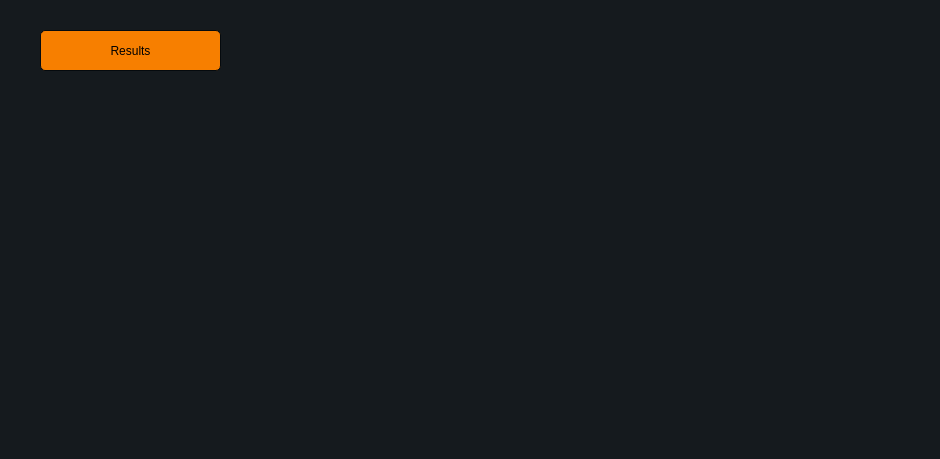
<?xml version="1.0" encoding="UTF-8"?>
<ui version="4.0">
 <class>Form</class>
 <widget class="QWidget" name="Form">
  <property name="geometry">
   <rect>
    <x>0</x>
    <y>0</y>
    <width>940</width>
    <height>459</height>
   </rect>
  </property>
  <property name="windowTitle">
   <string>MainWindow</string>
  </property>
  <property name="styleSheet">
   <string notr="true">QMainWindow , QWidget{
	background-color:#151a1e;
}
QCalendar {
	background-color: #151a1e;
}
QTextEdit {
	border-width: 1px;
	border-style: solid;
	border-color: #4fa08b;
	background-color: #222b2e;
	color: #d3dae3;
}
QPlainTextEdit {
	border-width: 1px;
	border-style: solid;
	border-color: #4fa08b;
	background-color: #222b2e;
	color: #d3dae3;
}
QToolButton {
	border-style: solid;
	border-top-color: qlineargradient(spread:pad, x1:0.5, y1:1, x2:0.5, y2:0, stop:0 rgb(215, 215, 215), stop:1 rgb(222, 222, 222));
	border-right-color: qlineargradient(spread:pad, x1:0, y1:0.5, x2:1, y2:0.5, stop:0 rgb(217, 217, 217), stop:1 rgb(227, 227, 227));
	border-left-color: qlineargradient(spread:pad, x1:0, y1:0.5, x2:1, y2:0.5, stop:0 rgb(227, 227, 227), stop:1 rgb(217, 217, 217));
	border-bottom-color: qlineargradient(spread:pad, x1:0.5, y1:1, x2:0.5, y2:0, stop:0 rgb(215, 215, 215), stop:1 rgb(222, 222, 222));
	border-width: 1px;
	border-radius: 5px;
	color: #d3dae3;
	padding: 2px;
	background-color: rgb(255,255,255);
}
QToolButton:hover{
	border-style: solid;
	border-top-color: qlineargradient(spread:pad, x1:0.5, y1:1, x2:0.5, y2:0, stop:0 rgb(195, 195, 195), stop:1 rgb(222, 222, 222));
	border-right-color: qlineargradient(spread:pad, x1:0, y1:0.5, x2:1, y2:0.5, stop:0 rgb(197, 197, 197), stop:1 rgb(227, 227, 227));
	border-left-color: qlineargradient(spread:pad, x1:0, y1:0.5, x2:1, y2:0.5, stop:0 rgb(227, 227, 227), stop:1 rgb(197, 197, 197));
	border-bottom-color: qlineargradient(spread:pad, x1:0.5, y1:1, x2:0.5, y2:0, stop:0 rgb(195, 195, 195), stop:1 rgb(222, 222, 222));
	border-width: 1px;
	border-radius: 5px;
	color: rgb(0,0,0);
	padding: 2px;
	background-color: rgb(255,255,255);
}
QToolButton:pressed{
	border-style: solid;
	border-top-color: qlineargradient(spread:pad, x1:0.5, y1:1, x2:0.5, y2:0, stop:0 rgb(215, 215, 215), stop:1 rgb(222, 222, 222));
	border-right-color: qlineargradient(spread:pad, x1:0, y1:0.5, x2:1, y2:0.5, stop:0 rgb(217, 217, 217), stop:1 rgb(227, 227, 227));
	border-left-color: qlineargradient(spread:pad, x1:0, y1:0.5, x2:1, y2:0.5, stop:0 rgb(227, 227, 227), stop:1 rgb(217, 217, 217));
	border-bottom-color: qlineargradient(spread:pad, x1:0.5, y1:1, x2:0.5, y2:0, stop:0 rgb(215, 215, 215), stop:1 rgb(222, 222, 222));
	border-width: 1px;
	border-radius: 5px;
	color: rgb(0,0,0);
	padding: 2px;
	background-color: rgb(142,142,142);
}
QPushButton{
	border-style: solid;
	border-color: #050a0e;
	border-width: 1px;
	border-radius: 5px;
	color: #d3dae3;
	padding: 2px;
	background-color: #151a1e;
}
QPushButton::default{
	border-style: solid;
	border-color: #050a0e;
	border-width: 1px;
	border-radius: 5px;
	color: #FFFFFF;
	padding: 2px;
	background-color: #151a1e;;
}
QPushButton:hover{
	border-style: solid;
	border-color: #050a0e;
	border-width: 1px;
	border-radius: 5px;
	color: #d3dae3;
	padding: 2px;
	background-color: #1c1f1f;
}
QPushButton:pressed{
	border-style: solid;
	border-color: #050a0e;
	border-width: 1px;
	border-radius: 5px;
	color: #d3dae3;
	padding: 2px;
	background-color: #2c2f2f;
}
QPushButton:disabled{
	border-style: solid;
	border-top-color: qlineargradient(spread:pad, x1:0.5, y1:1, x2:0.5, y2:0, stop:0 rgb(215, 215, 215), stop:1 rgb(222, 222, 222));
	border-right-color: qlineargradient(spread:pad, x1:0, y1:0.5, x2:1, y2:0.5, stop:0 rgb(217, 217, 217), stop:1 rgb(227, 227, 227));
	border-left-color: qlineargradient(spread:pad, x1:0, y1:0.5, x2:1, y2:0.5, stop:0 rgb(227, 227, 227), stop:1 rgb(217, 217, 217));
	border-bottom-color: qlineargradient(spread:pad, x1:0.5, y1:1, x2:0.5, y2:0, stop:0 rgb(215, 215, 215), stop:1 rgb(222, 222, 222));
	border-width: 1px;
	border-radius: 5px;
	color: #808086;
	padding: 2px;
	background-color: rgb(142,142,142);
}
QLineEdit {
	border-width: 1px;
	border-style: solid;
	border-color: #4fa08b;
	background-color: #222b2e;
	color: #d3dae3;
}
QLineEdit:disabled {
	border-width: 1px;
	border-style: solid;
	border-color: #4fa08b;
    background-color: #151a1e;
    color: #151a1e;    
}
QLCDNumber {
	color: #4d9b87;
}
QProgressBar {
	text-align: center;
	color: #d3dae3;
	border-radius: 10px;
	border-color: transparent;
	border-style: solid;
	background-color: #52595d;
}
QProgressBar::chunk {
	background-color: #214037	;
	border-radius: 10px;
}
QMenuBar {
	background-color: #151a1e;
}
QMenuBar::item {
	color: #d3dae3;
  	spacing: 3px;
  	padding: 1px 4px;
	background-color: #151a1e;
}

QMenuBar::item:selected {
  	background-color: #252a2e;
	color: #FFFFFF;
}
QMenu {
	background-color: #151a1e;
}
QMenu::item:selected {
	background-color: #252a2e;
	color: #FFFFFF;
}
QMenu::item {
	color: #d3dae3;
	background-color: #151a1e;
}
QTabWidget {
	color:rgb(0,0,0);
	background-color:#000000;
}
QTabWidget::pane {
		border-color: #050a0e;
		background-color: #1e282c;
		border-style: solid;
		border-width: 1px;
    	border-bottom-left-radius: 4px;
		border-bottom-right-radius: 4px;
}
QTabBar::tab:first {
	border-style: solid;
	border-left-width:1px;
	border-right-width:0px;
	border-top-width:1px;
	border-bottom-width:0px;
	border-top-color: #050a0e;
	border-left-color: #050a0e;
	border-bottom-color: #050a0e;
	border-top-left-radius: 4px;
	color: #d3dae3;
	padding: 3px;
	margin-left:0px;
	background-color: #151a1e;
}
QTabBar::tab:last {
	border-style: solid;
	border-top-width:1px;
	border-left-width:1px;
	border-right-width:1px;
	border-bottom-width:0px;
	border-color: #050a0e;
	border-top-right-radius: 4px;
	color: #d3dae3;
	padding: 3px;
	margin-left:0px;
	background-color: #151a1e;
}
QTabBar::tab {
	border-style: solid;
	border-top-width:1px;
	border-bottom-width:0px;
	border-left-width:1px;
	border-top-color: #050a0e;
	border-left-color: #050a0e;
	border-bottom-color: #050a0e;
	color: #d3dae3;
	padding: 3px;
	margin-left:0px;
	background-color: #151a1e;
}
QTabBar::tab:selected, QTabBar::tab:last:selected, QTabBar::tab:hover {
  	border-style: solid;
  	border-left-width:1px;
	border-bottom-width:0px;
	border-right-color: transparent;
	border-top-color: #050a0e;
	border-left-color: #050a0e;
	border-bottom-color: #050a0e;
	color: #FFFFFF;
	padding: 3px;
	margin-left:0px;
	background-color: #1e282c;
}

QTabBar::tab:selected, QTabBar::tab:first:selected, QTabBar::tab:hover {
  	border-style: solid;
  	border-left-width:1px;
  	border-bottom-width:0px;
  	border-top-width:1px;
	border-right-color: transparent;
	border-top-color: #050a0e;
	border-left-color: #050a0e;
	border-bottom-color: #050a0e;
	color: #FFFFFF;
	padding: 3px;
	margin-left:0px;
	background-color: #1e282c;
}

QCheckBox {
	color: #d3dae3;
	padding: 2px;
}
QCheckBox:disabled {
	color: #808086;
	padding: 2px;
}

QCheckBox:hover {
	border-radius:4px;
	border-style:solid;
	padding-left: 1px;
	padding-right: 1px;
	padding-bottom: 1px;
	padding-top: 1px;
	border-width:1px;
	border-color: transparent;
}
QCheckBox::indicator:checked {

	height: 10px;
	width: 10px;
	border-style:solid;
	border-width: 1px;
	border-color: #4fa08b;
	color: #000000;
	background-color: qradialgradient(cx:0.4, cy:0.4, radius: 1.5,fx:0, fy:0, stop:0 #1e282c, stop:0.3 #1e282c, stop:0.4 #4fa08b, stop:0.5 #1e282c, stop:1 #1e282c);
}
QCheckBox::indicator:unchecked {

	height: 10px;
	width: 10px;
	border-style:solid;
	border-width: 1px;
	border-color: #4fa08b;
	color: #000000;
}
QRadioButton {
	color: #d3dae3;
	padding: 1px;
}
QRadioButton::indicator:checked {
	height: 10px;
	width: 10px;
	border-style:solid;
	border-radius:5px;
	border-width: 1px;
	border-color: #4fa08b;
	color: #a9b7c6;
	background-color: qradialgradient(cx:0.5, cy:0.5, radius:0.4,fx:0.5, fy:0.5, stop:0 #4fa08b, stop:1 #1e282c);
}
QRadioButton::indicator:!checked {
	height: 10px;
	width: 10px;
	border-style:solid;
	border-radius:5px;
	border-width: 1px;
	border-color: #4fa08b;
	color: #a9b7c6;
	background-color: transparent;
}
QStatusBar {
	color:#027f7f;
}
QSpinBox {
	color: #d3dae3;
	background-color: #222b2e;
	border-width: 1px;
	border-style: solid;
	border-color: #4fa08b;
}
QSpinBox:disabled {
    background-color: #151a1e;
    color: #151a1e;    
}
QDoubleSpinBox {
	color: #d3dae3;
	background-color: #222b2e;
	border-width: 1px;
	border-style: solid;
	border-color: #4fa08b;
}
QTimeEdit {
	color: #d3dae3;
	background-color: #222b2e;
	border-width: 1px;
	border-style: solid;
	border-color: #4fa08b;
}
QDateTimeEdit {
	color: #d3dae3;
	background-color: #222b2e;
	border-width: 1px;
	border-style: solid;
	border-color: #4fa08b;
}
QDateEdit {
	color: #d3dae3;
	background-color: #222b2e;
	border-width: 1px;
	border-style: solid;
	border-color: #4fa08b;
}
QFontComboBox {
	color: #d3dae3;
	background-color: #222b2e;
	border-width: 1px;
	border-style: solid;
	border-color: #4fa08b;
}
QComboBox {
	color: #d3dae3;
	background-color: #222b2e;
	border-width: 1px;
	border-style: solid;
	border-color: #4fa08b;
}

QComboBox QAbstractItemView {
	background-color: #222b2e;
	color: #d3dae3;
	selection-background-color: #007acc;
}

QDial {
	background: #16a085;
}

QToolBox {
	color: #a9b7c6;
	background-color: #222b2e;
}
QToolBox::tab {
	color: #a9b7c6;
	background-color:#222b2e;
}
QToolBox::tab:selected {
	color: #FFFFFF;
	background-color:#222b2e;
}
QScrollArea {
	color: #FFFFFF;
	background-color:#222b2e;
}
QSlider::groove:horizontal {
	height: 5px;
	background-color: #52595d;
}
QSlider::groove:vertical {
	width: 5px;
	background-color: #52595d;
}
QSlider::handle:horizontal {
	background: #1a2224;
	border-style: solid;
	border-width: 1px;
	border-color: rgb(207,207,207);
	width: 12px;
	margin: -5px 0;
	border-radius: 7px;
}
QSlider::handle:vertical {
	background: #1a2224;
	border-style: solid;
	border-width: 1px;
	border-color: rgb(207,207,207);
	height: 12px;
	margin: 0 -5px;
	border-radius: 7px;
}
QSlider::add-page:horizontal {
    background: #52595d;
}
QSlider::add-page:vertical {
    background: #52595d;
}
QSlider::sub-page:horizontal {
    background-color: #15433a;
}
QSlider::sub-page:vertical {
    background-color: #15433a;
}
QScrollBar:horizontal {
	max-height: 10px;
	border: 1px transparent grey;
	margin: 0px 20px 0px 20px;
	background: transparent;
}
QScrollBar:vertical {
	max-width: 10px;
	border: 1px transparent grey;
	margin: 20px 0px 20px 0px;
	background: transparent;
}
QScrollBar::handle:horizontal {
	background: #52595d;
	border-style: transparent;
	border-radius: 4px;
	min-width: 25px;
}
QScrollBar::handle:horizontal:hover {
	background: #58a492;
	border-style: transparent;
	border-radius: 4px;
	min-width: 25px;
}
QScrollBar::handle:vertical {
	background: #52595d;
	border-style: transparent;
	border-radius: 4px;
	min-height: 25px;
}
QScrollBar::handle:vertical:hover {
	background: #58a492;
	border-style: transparent;
	border-radius: 4px;
	min-height: 25px;
}
QScrollBar::add-line:horizontal {
   border: 2px transparent grey;
   border-top-right-radius: 4px;
   border-bottom-right-radius: 4px;
   background: #15433a;
   width: 20px;
   subcontrol-position: right;
   subcontrol-origin: margin;
}
QScrollBar::add-line:horizontal:pressed {
   border: 2px transparent grey;
   border-top-right-radius: 4px;
   border-bottom-right-radius: 4px;
   background: rgb(181,181,181);
   width: 20px;
   subcontrol-position: right;
   subcontrol-origin: margin;
}
QScrollBar::add-line:vertical {
   border: 2px transparent grey;
   border-bottom-left-radius: 4px;
   border-bottom-right-radius: 4px;
   background: #15433a;
   height: 20px;
   subcontrol-position: bottom;
   subcontrol-origin: margin;
}
QScrollBar::add-line:vertical:pressed {
   border: 2px transparent grey;
   border-bottom-left-radius: 4px;
   border-bottom-right-radius: 4px;
   background: rgb(181,181,181);
   height: 20px;
   subcontrol-position: bottom;
   subcontrol-origin: margin;
}
QScrollBar::sub-line:horizontal {
   border: 2px transparent grey;
   border-top-left-radius: 4px;
   border-bottom-left-radius: 4px;
   background: #15433a;
   width: 20px;
   subcontrol-position: left;
   subcontrol-origin: margin;
}
QScrollBar::sub-line:horizontal:pressed {
   border: 2px transparent grey;
   border-top-left-radius: 4px;
   border-bottom-left-radius: 4px;
   background: rgb(181,181,181);
   width: 20px;
   subcontrol-position: left;
   subcontrol-origin: margin;
}
QScrollBar::sub-line:vertical {
   border: 2px transparent grey;
   border-top-left-radius: 4px;
   border-top-right-radius: 4px;
   background: #15433a;
   height: 20px;
   subcontrol-position: top;
   subcontrol-origin: margin;
}
QScrollBar::sub-line:vertical:pressed {
   border: 2px transparent grey;
   border-top-left-radius: 4px;
   border-top-right-radius: 4px;
   background: rgb(181,181,181);
   height: 20px;
   subcontrol-position: top;
   subcontrol-origin: margin;
}

QScrollBar::add-page:horizontal, QScrollBar::sub-page:horizontal {
   background: none;
}
QScrollBar::add-page:vertical, QScrollBar::sub-page:vertical {
   background: none;
}

QGroupBox {
	color: #ffffff;
}
QComboBox{
	color: #ffffff;
    font-family: Calibri;
    font-weight: bold;
	font-size: 14px;
}

</string>
  </property>
  <widget class="QStatusBar" name="statusbar">
   <property name="geometry">
    <rect>
     <x>0</x>
     <y>0</y>
     <width>16</width>
     <height>20</height>
    </rect>
   </property>
  </widget>
  <widget class="QPushButton" name="result_btn">
   <property name="geometry">
    <rect>
     <x>40</x>
     <y>30</y>
     <width>181</width>
     <height>41</height>
    </rect>
   </property>
   <property name="styleSheet">
    <string notr="true">
QPushButton{
	border-style: solid;
	border-color: #050a0e;
	border-width: 1px;
	border-radius: 5px;
	color: #000000;
	padding: 2px;
	background-color: rgb(247, 127, 0);
}
QPushButton::default{
	border-style: solid;
	border-color: #050a0e;
	border-width: 1px;
	border-radius: 5px;
	color: #000000;
	padding: 2px;
	background-color: rgb(247, 127, 0);
}
QPushButton:hover{
	border-style: solid;
	border-color: #050a0e;
	border-width: 1px;
	border-radius: 5px;
	color: #d3dae3;
	padding: 2px;
	background-color: #1c1f1f;
}
QPushButton:pressed{
	border-style: solid;
	border-color: #050a0e;
	border-width: 1px;
	border-radius: 5px;
	color: #d3dae3;
	padding: 2px;
	background-color: #2c2f2f;
}
QPushButton:disabled{
	border-style: solid;
	border-top-color: qlineargradient(spread:pad, x1:0.5, y1:1, x2:0.5, y2:0, stop:0 rgb(215, 215, 215), stop:1 rgb(222, 222, 222));
	border-right-color: qlineargradient(spread:pad, x1:0, y1:0.5, x2:1, y2:0.5, stop:0 rgb(217, 217, 217), stop:1 rgb(227, 227, 227));
	border-left-color: qlineargradient(spread:pad, x1:0, y1:0.5, x2:1, y2:0.5, stop:0 rgb(227, 227, 227), stop:1 rgb(217, 217, 217));
	border-bottom-color: qlineargradient(spread:pad, x1:0.5, y1:1, x2:0.5, y2:0, stop:0 rgb(215, 215, 215), stop:1 rgb(222, 222, 222));
	border-width: 1px;
	border-radius: 5px;
	color: #808086;
	padding: 2px;
	background-color: rgb(142,142,142);
}</string>
   </property>
   <property name="text">
    <string>Results</string>
   </property>
  </widget>
 </widget>
 <resources/>
 <connections/>
</ui>
